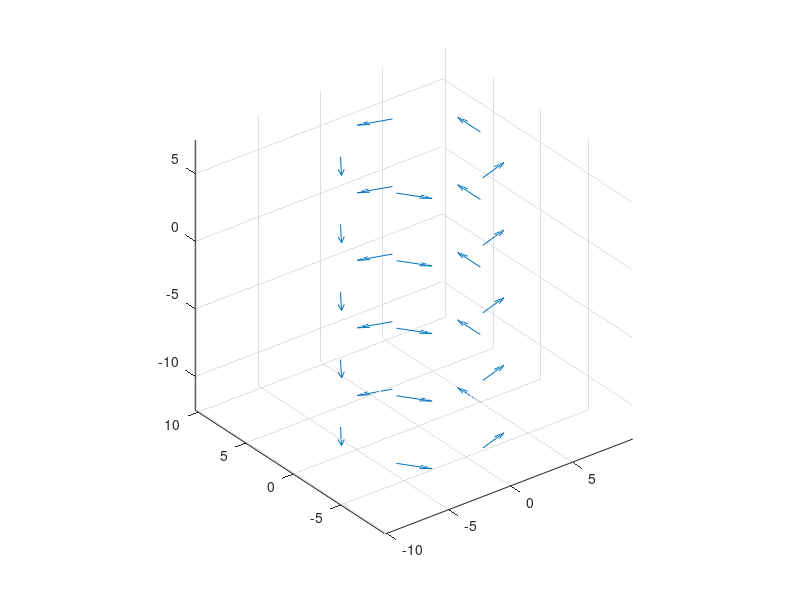
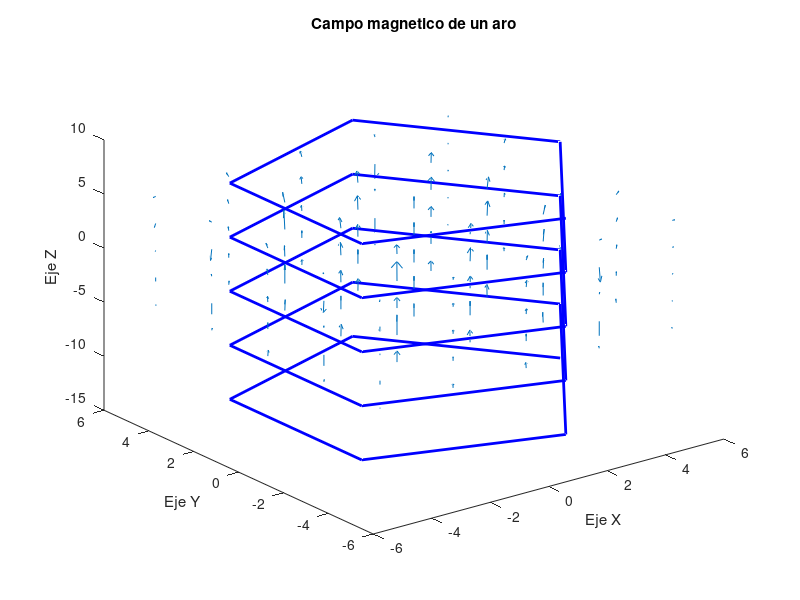
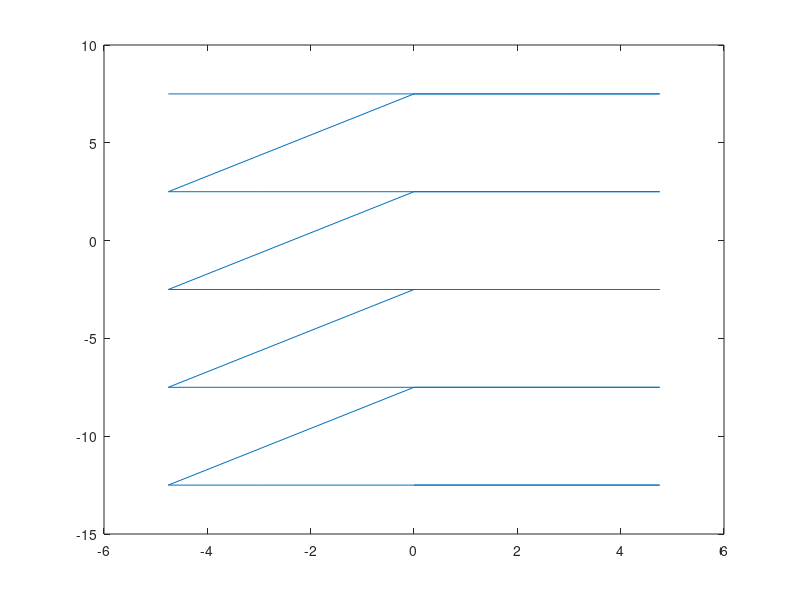

Source code (MATLAB) for these figures, in order: (Note: this script raises an error after producing the figures.)
%Entregable 2 - Reto

%-Limpieza de la consola y espacio de trabajo-
clc
clear
close all

%---------------Definicion Constantes---------
Mo =(4 * pi) * 1e-7;

%----------------Inputs del usuario-----------
dS = input("Ingrese el numero de elementos de carga: ");
Radio = input("Ingrese el radio del anillo: ");
I = input("Corriente electrica: ");
Malla = input ("Ingrese el tamaño de la malla: ");
nE = input ("Ingrese el número de espiras: ");
dE = input ("Ingrese la distancia entre los aros: ");

%------Definicion de la malla de vectores-----
Vx = linspace(-Malla,Malla,dS);
Vy = linspace(-Malla,Malla,dS);
Vz = linspace(-Malla,Malla,dS);

%-------------Definicion de la malla----------
[X,Y,Z] = meshgrid(Vx,Vy,Vz);

%----------------------Aro--------------------
aux = 1;
for q = 1:nE
    %---------------Obtener el ángulo-------------
    dtheta = (2*pi)/dS;
    Theta = 0:dtheta:(2*pi)-dtheta;
    %---------Obtener la posición del aro---------
    PX(aux:aux+dS-1) = Radio*cos(Theta);
    PY(aux:aux+dS-1) = Radio*sin(Theta);
    PZ(aux:aux+dS-1) = (-nE*dE/2)+dE*(q-1);
    %-----Diferenciales de posicion en el aro-----
    DXi(aux:aux+dS-1) = -PY(aux:aux+dS-1) * dtheta;
    DYi(aux:aux+dS-1) = PX(aux:aux+dS-1) * dtheta;
    aux = aux + dS;
end
DZi(1:nE*dS) = 0;

%---------------------Graficar---------------
figure("Name", "Bombilla");
quiver3(PX, PY, PZ, DXi, DYi, DZi, 0.5);
axis equal

%-----Declaracion de los vectores vacios-----
Bx = zeros(size(X));
By = zeros(size(Y));
Bz = zeros(size(Z));
Dx(1:length(Vx),1:length(Vy),1:length(Vz)) = 0;
Dy(1:length(Vx),1:length(Vy),1:length(Vz)) = 0;
Dz(1:length(Vx),1:length(Vy),1:length(Vz)) = 0;
Dt(1:length(Vx),1:length(Vy),1:length(Vz)) = 0;

%----------Constante de la integral----------
CteB = (Mo * I) / (4 * pi);

for i=1:length(Vz)
    for j=1:length(Vy)
        for k=1:length(Vx)
            for p=1:(nE*dS)
            %Distancia en componentes de la malla al punto
            Dx(i,j,k) = X(i,j,k) - PX(p);
            Dy(i,j,k) = Y(i,j,k) - PY(p);
            Dz(i,j,k) = Z(i,j,k) - PZ(p);

            %Distancia total de la malla al punto
            Dt(i,j,k) = sqrt(Dx(i,j,k).^2 + Dy(i,j,k).^2 + Dz(i,j,k).^2 + (0.2).^2);
  
            %Calculo del campo
            Bx(i,j,k) = (CteB * (DYi(p) * Dz(i,j,k)/ Dt(i,j,k).^3)) + Bx(i,j,k);
            By(i,j,k) = -(CteB * (DXi(p) * Dz(i,j,k)/ Dt(i,j,k).^3)) + By(i,j,k); 
            Bz(i,j,k) = (CteB * ((DXi(p) * Dy(i,j,k) - DYi(p)* Dx(i,j,k))/ Dt(i,j,k)^3)) + Bz(i,j,k);
            end
        end
    end
end

B = sqrt(Bx.^2 + By.^2 + Bz.^2);

%------------------Graficar-----------------
figure("Name", "Resultados quiver 3D");
plot3(PX, PY, PZ , 'b', 'LineWidth', 2)
hold on
quiver3(X, Y, Z, Bx, By, Bz,"filled");
title("Campo magnetico de un aro");
xlabel("Eje X");
ylabel("Eje Y");
zlabel("Eje Z");

%Graficar 2D YZ
origen=round(length(Vx)/2);
By_xz=squeeze(By(:,origen,:));
Bz_xz=squeeze(Bz(:,origen,:));
figure("Name", "Resultados Streamslice 2D del plano YZ");
plot(PY,PZ)
streamslice(Vy,Vz,By_xz',Bz_xz',2)
xlabel("Eje Z");
ylabel("Eje Y");